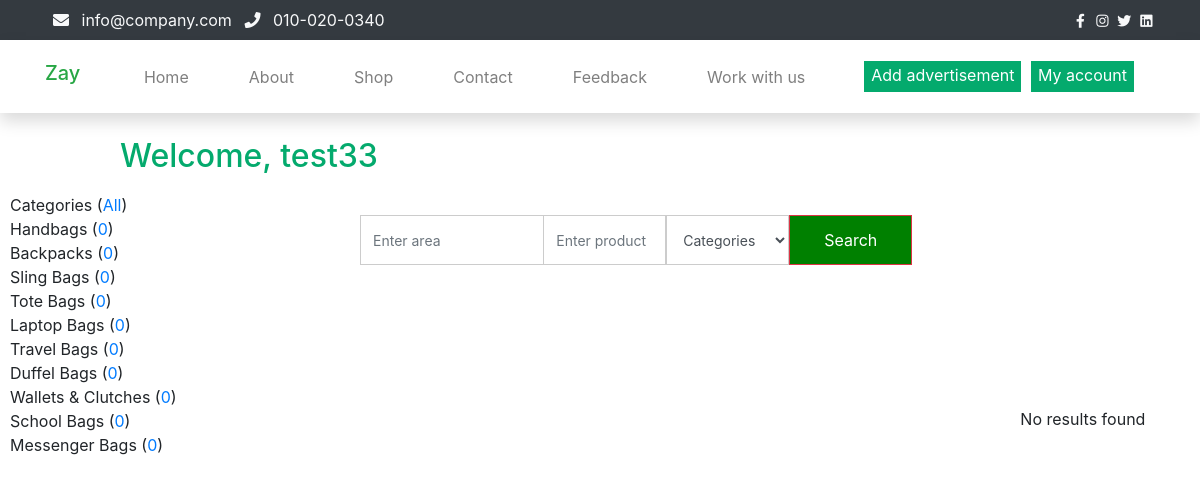
The page /search.php (signed in) on the database its author committed.
### tables this page shows
CREATE TABLE `categories` (
  `CategoryID` int(11) NOT NULL,
  `CategoryName` varchar(40) NOT NULL
);

### search.php (the view, shortened to what this page needs)
<!DOCTYPE html>
<html lang="en">
<head>
  <link href="//maxcdn.bootstrapcdn.com/bootstrap/4.1.1/css/bootstrap.min.css" rel="stylesheet" id="bootstrap-css"></script>
<link rel="stylesheet" href="https://use.fontawesome.com/releases/v5.8.1/css/all.css">
</head>
<body>
    <nav class="navbar navbar-expand-lg bg-dark navbar-light d-none d-lg-block" id="templatemo_nav_top">
        <div class="container text-light">
            <div class="w-100 d-flex justify-content-between">
                <div>
                    <i class="fa fa-envelope mx-2"></i>
                    <a class="navbar-sm-brand text-light text-decoration-none" href="mailto:info@company.com">info@company.com</a>
                    <i class="fa fa-phone mx-2"></i>
                    <a class="navbar-sm-brand text-light text-decoration-none" href="tel:010-020-0340">010-020-0340</a>
                </div>
                <div>
                    <a class="text-light" href="https://fb.com/templatemo" target="_blank" rel="sponsored"><i class="fab fa-facebook-f fa-sm fa-fw me-2"></i></a>
                    <a class="text-light" href="https://www.instagram.com/" target="_blank"><i class="fab fa-instagram fa-sm fa-fw me-2"></i></a>
                    <a class="text-light" href="https://twitter.com/" target="_blank"><i class="fab fa-twitter fa-sm fa-fw me-2"></i></a>
                    <a class="text-light" href="https://www.linkedin.com/" target="_blank"><i class="fab fa-linkedin fa-sm fa-fw"></i></a>
                </div>
            </div>
        </div>
    </nav>
    <nav class="navbar navbar-expand-lg navbar-light shadow">
        <div class="container d-flex justify-content-between align-items-center">
            <a class="navbar-brand text-success logo h1 align-self-center" href="index.php" style="margin-right: 5% ;">
                Zay
            </a>
           <div class="align-self-center collapse navbar-collapse flex-fill  d-lg-flex justify-content-lg-between" id="templatemo_main_nav">
                <div class="flex-fill">
                    <ul class="nav navbar-nav d-flex justify-content-between mx-lg-auto">
                        <li class="nav-item">
                            <a class="nav-link" href="index.php">Home</a>
                        </li>
                        <li class="nav-item">
                            <a class="nav-link" href="about.php">About</a>
                        </li>
                        <li class="nav-item">
                            <a class="nav-link" href="shop.php">Shop</a>
                        </li>
                        <li class="nav-item">
                            <a class="nav-link" href="contact.php">Contact</a>
                        </li>
                         <li class="nav-item">
                            <a class="nav-link" href="formpage.php">Feedback</a>
                        </li>
                        <li class="nav-item">
                            <a class="nav-link" href="job.php">Work with us</a>
                        </li>
                    </ul>
                </div>
              <div class="navbar align-self-center d-flex">
                  <div style="padding-left: 30px; padding-right: 5px; padding-bottom:5px; padding-top: 5px ">
                    <?php
                    if(!isset($_SESSION['usernamelogin'])){
                  echo"  <a class=button style=\"background-color: #04aa6d; color: white;-webkit-appearance: button;-moz-appearance: button;appearance: button;text-decoration: none;margin-left: 5px; padding-left: 7px; padding-right: 7px; padding-bottom:5px; padding-top: 2px \" href=login.php>Login</a>";
                  echo" <a class=button style=\"background-color: #04aa6d; color: white;-webkit-appearance: button;-moz-appearance: button;appearance: button;text-decoration: none;margin-left: 5px; padding-left: 7px; padding-right: 7px; padding-bottom:5px; padding-top: 2px \"href=register.php>Sign Up</a>";
                  echo" <a class=button style=\"background-color: #04aa6d; color: white;-webkit-appearance: button;-moz-appearance: button;appearance: button;text-decoration: none;margin-left: 5px; padding-left: 7px; padding-right: 7px; padding-bottom:5px; padding-top: 2px \"href=admin/login.php>Login as Admin</a>";
                  }
                  else{
                     echo" <a class=button style=\"background-color: #04aa6d; color: white;-webkit-appearance: button;-moz-appearance: button;appearance: button;text-decoration: none;margin-left: 5px; padding-left: 7px; padding-right: 7px; padding-bottom:5px; padding-top: 2px \"href=createads.php>Add advertisement</a>";
                     echo" <a class=button style=\"background-color: #04aa6d; color: white;-webkit-appearance: button;-moz-appearance: button;appearance: button;text-decoration: none;margin-left: 5px; padding-left: 7px; padding-right: 7px; padding-bottom:5px; padding-top: 2px \"href=myAccountInfos.php>My account</a>";
                  }
                  ?>
                  </div>
              </div>
            </div>
        </div>
    </nav>
<?php
 if(!isset($_SESSION['usernamelogin'])){
 }
    else{
    echo "<br>";
    echo "<h2 style=\"color: #04aa6d; margin-left:10%;  allign:centre\">Welcome, ".$_SESSION['usernamelogin']."</h2>";
    }
 ?>
<body class="welcome">
<form action="search.php" name="form1" method="post" novalidate="novalidate">
<div id="main">
<div id="left">
<?php
require_once("connection/conn.php");
    $sql = "SELECT * FROM categories";
    $result = mysqli_query($con, $sql);
    if(mysqli_num_rows($result) == false){
        echo "No results found";
    } else {
    echo "Categories (<a href='search.php'>All</a>)<br>";
        while($row = mysqli_fetch_array($result)){
            $catID = $row["CategoryID"];
            $sql1 = "SELECT COUNT(CategoryID) AS C_Items FROM advertisments WHERE CategoryID = $catID and status=1";
            $result1 = mysqli_query($con, $sql1);
            $row1 = mysqli_fetch_array($result1);
            echo $row["CategoryName"] . " (<a href='search.php?catID=$catID'>" . $row1["C_Items"] . "</a>)<br>";
        }
    }
?>
</div>
<section class="search-sec">
  <div class="container">
  <div class="row">
             <div class="col-lg-12">
                    <div class="row">
                        <div class="col-lg-3 col-md-3 col-sm-12 p-0">
                            <input type="text" class="form-control search-slt" placeholder="Enter area " name="key" required>
                        </div>
                        <div class="row">
             <div class="col-lg-12">
                    <div class="row">
                        <div class="col-lg-3 col-md-3 col-sm-12 p-0">
                            <input type="text" class="form-control search-slt" placeholder="Enter product " name="keyword" required>
                        </div>
                        <div class="col-lg-3 col-md-3 col-sm-12 p-0">
                            <select name="CatID" id="CatID" class="form-control search-slt">
                                <option value="" selected="selected">Categories</option>
        <?php
        $result = mysqli_query($con, "Select CategoryID, CategoryName from categories");
        ?>
                            </select>
                        </div>
                        <span class="col-lg-3 col-md-3 col-sm-12 p-0">
        <input type="submit" class="btn btn-danger wrn-btn" name="button" id="button" value="Search" />
        </span>
                    </div>
                </div>
            </div>
            <br><br><br><br><br><br><br><br>
            <?php
if (!isset($_POST['button']))
{
    if (isset($_GET["catID"]))
    {
        $catID = "WHERE CategoryID =" . $_GET["catID"];
    }
    else
    {
        $catID = "";
    }
    $sql = "SELECT * FROM advertisments $catID ORDER BY CategoryID ASC";
    $result = mysqli_query($con, $sql);
}
if (mysqli_num_rows($result) == false)
{
    echo "No results found";
}
?>
        </form>
</body>

### search.php (style rules this page uses)
.search-sec { padding: 2rem; }
.search-slt { display: block; width: 100%; font-size: 0.875rem; line-height: 1.5; background-color: #fff; background-image: none; border: 1px solid #ccc; height: calc(3rem + 2px) !important; border-radius:0; }
.wrn-btn { width: 100%; font-size: 16px; font-weight: 400; text-transform: capitalize; height: calc(3rem + 2px) !important; border-radius:0; background-color:green; }
.welcome { background-color:#fff; }
#left { position:relative; width:30%; float:left; padding:10px; box-sizing:border-box; background-color:#fff; }

### rows shown on the page
categories: CategoryName "Handbags", C_Items "0"
categories: CategoryName "Backpacks", C_Items "0"
categories: CategoryName "Sling Bags", C_Items "0"
categories: CategoryName "Tote Bags", C_Items "0"
categories: CategoryName "Laptop Bags", C_Items "0"
categories: CategoryName "Travel Bags", C_Items "0"
categories: CategoryName "Duffel Bags", C_Items "0"
categories: CategoryName "Wallets & Clutches", C_Items "0"
categories: CategoryName "School Bags", C_Items "0"
categories: CategoryName "Messenger Bags", C_Items "0"

### other values the page prints
$_SESSION['usernamelogin'] "test33"
